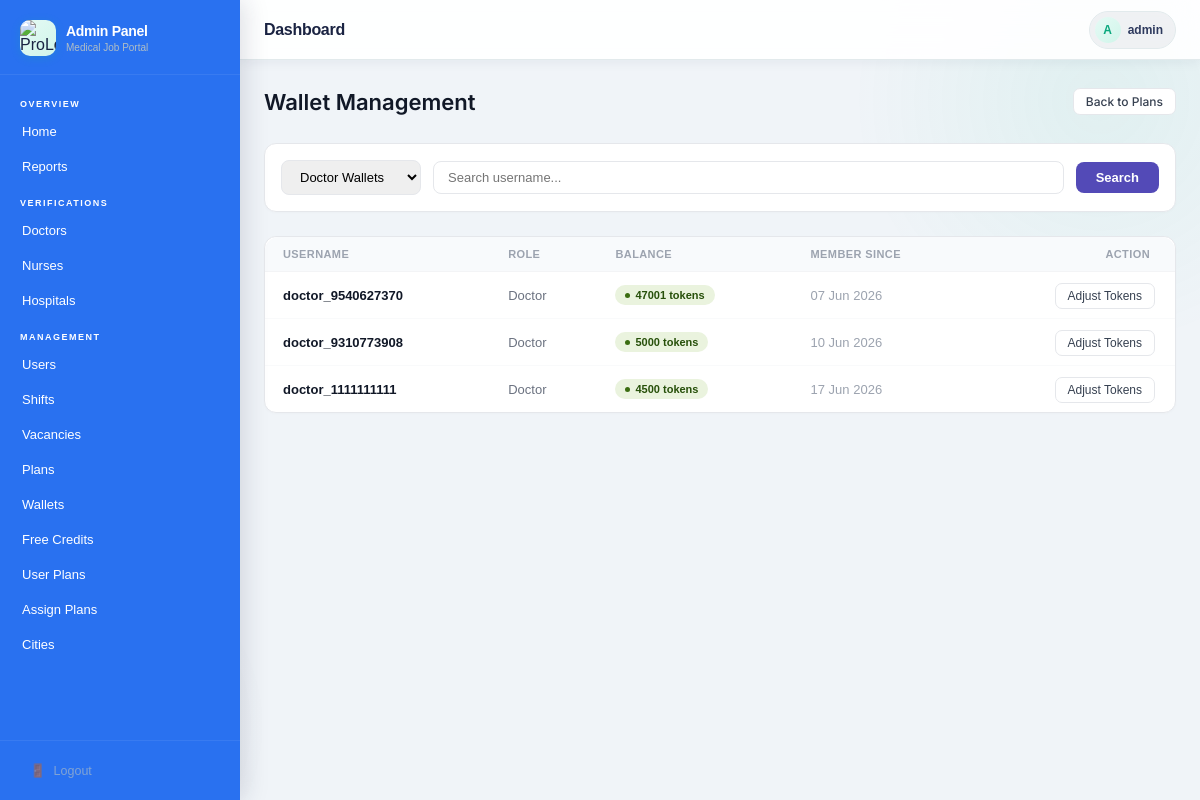
The app's page /plans/wallets/ (signed in) with its own data.
### users/models.py (models this page shows, shortened)
class CustomUser(AbstractUser):
    ROLE_CHOICES = (
        ('doctor', 'Doctor'),
        ('nurse', 'Nurse'),
        ('hospital', 'Hospital'),
        ('admin', 'Admin'),
    )
    role   = models.CharField(max_length=20, choices=ROLE_CHOICES)
    mobile = models.CharField(max_length=10, unique=True, null=True, blank=True)  # ✅ Unique mobile

### plans/models.py (models this page shows, shortened)
class Wallet(models.Model):
    user    = models.OneToOneField(User, on_delete=models.CASCADE, related_name='wallet')
    balance = models.PositiveIntegerField(default=0)

### plans/views.py (the view)
# urls.py: path('wallets/',                    views.wallet_list,      name='admin_wallet_list'),
@login_required
@user_passes_test(is_admin)
def wallet_list(request):
    role   = request.GET.get('role', 'doctor')
    search = request.GET.get('search', '').strip()
    wallets = Wallet.objects.select_related('user').filter(user__role=role).order_by('-balance')
    if search:
        wallets = wallets.filter(user__username__icontains=search)
    return render(request, 'admin_panel/plans/wallet_list.html', {
        'wallets': wallets, 'role': role, 'search': search,
    })

### plans/context_processors.py (called while the page is built, shortened)
def plan_permissions(request):
    active_plan = get_active_plan(request.user)
    can_view_shifts   = False
    can_view_urgent   = False
    can_apply_vacancy = False
    can_post_shift    = False
    can_post_shift_h   = False
    can_post_vacancy_h = False
    return {
         'ctx_can_view_shifts':    can_view_shifts,
    'ctx_can_view_urgent':    can_view_urgent,
    'ctx_can_apply_vacancy':  can_apply_vacancy,
    'ctx_can_post_shift':     can_post_shift or can_post_shift_h,
    'ctx_can_post_vacancy':   can_post_vacancy_h,
    }

### plans/utils.py (called while the page is built, shortened)
def get_active_plan(user):
    plan = UserPlan.objects.filter(user=user, is_active=True).first()
    if not plan:
        return None

### plans/views.py (called while the page is built)
def is_admin(user):
    return user.is_authenticated and user.is_staff

### admin_panel/templates/admin_panel/plans/wallet_list.html (shortened to what this page needs)
{% extends 'admin_panel/base.html' %}
{% block content %}
<div class="dash-wrap">
  <div class="top-bar">
    <div class="top-bar-title">Wallet Management</div>
    <a href="{% url 'admin_plan_list' %}" class="view-btn">Back to Plans</a>
  </div>
  <div class="filter-card">
    <form method="get" class="f-form" style="display: flex; gap: 12px; align-items: center;">
      <select name="role" class="f-input" onchange="this.form.submit()" style="min-width: 140px;">
        <option value="doctor" {% if role == 'doctor' %}selected{% endif %}>Doctor Wallets</option>
      </select>
      <input type="text" name="search" class="f-input" placeholder="Search username..." value="{{ search }}" style="flex: 1;">
      <button type="submit" class="btn-search">Search</button>
    </form>
  </div>
  <div class="reg-card">
    <div class="desktop-table">
      <table>
        <thead>
          <tr>
            <th>Username</th>
            <th>Role</th>
            <th>Balance</th>
            <th>Member Since</th>
            <th style="text-align: right; padding-right: 25px;">Action</th>
          </tr>
        </thead>
        <tbody>
          {% for wallet in wallets %}
          <tr>
            <td style="font-weight: 600;">{{ wallet.user.username }}</td>
            <td style="color: #6b7280; text-transform: capitalize;">{{ wallet.user.role }}</td>
            <td>
              <span class="badge-bal {% if wallet.balance > 0 %}bal-positive{% else %}bal-zero{% endif %}">
                {{ wallet.balance }} tokens
              </span>
            </td>
            <td style="color: #9ca3af;">{{ wallet.user.date_joined|date:"d M Y" }}</td>
            <td style="text-align: right; padding-right: 20px;">
              <a href="{% url 'admin_wallet_detail' wallet.user.pk %}" class="view-btn">
                Adjust Tokens
              </a>
            </td>
          </tr>
          {% empty %}
          <tr>
            <td colspan="5" style="text-align: center; padding: 40px; color: #9ca3af;">
              No wallets found matching your criteria.
            </td>
          </tr>
          {% endfor %}
        </tbody>
      </table>
    </div>
  </div>
</div>
{% endblock %}

### admin_panel/templates/admin_panel/base.html (shortened to what this page needs)
{% load static %}
<!DOCTYPE html>
<html lang="hi">
<head>
</head>
<body>
<aside class="sidebar" id="sidebar">
  <div class="sidebar-brand">
      <div class="logo-icon">
        <img src="{% static 'users/images/Black_and_White_Circular_Art___Design_Logo-removebg-preview.png' %}"
          alt="ProLocum Logo">
      </div>
    <div class="brand-text">
      <h1>Admin Panel</h1>
      <p>Medical Job Portal</p>
    </div>
  </div>
  <nav class="sidebar-nav">
    <div class="nav-section-label">Overview</div>
    <a href="{% url 'admin_dashboard' %}" class="nav-link {% if request.resolver_match.url_name == 'admin_dashboard' %}active{% endif %}">
   Home
    </a>
    <a href="{% url 'admin_reports' %}" class="nav-link {% if request.resolver_match.url_name == 'admin_reports' %}active{% endif %}">
Reports
    </a>
    <div class="nav-section-label">Verifications</div>
    <a href="{% url 'admin_applications' %}?role=doctor&status=pending" class="nav-link">
     Doctors
    </a>
    <a href="{% url 'admin_applications' %}?role=nurse&status=pending" class="nav-link">
   Nurses
    </a>
    <a href="{% url 'admin_applications' %}?role=hospital&status=pending" class="nav-link">
       Hospitals
    </a>
    <div class="nav-section-label">Management</div>
    <a href="{% url 'admin_user_list' %}" class="nav-link {% if request.resolver_match.url_name == 'admin_user_list' %}active{% endif %}">
       Users
    </a>
    <a href="{% url 'admin_shift_list' %}" class="nav-link {% if request.resolver_match.url_name == 'admin_shift_list' %}active{% endif %}">
       Shifts
    </a>
    <a href="{% url 'admin_vacancy_list' %}" class="nav-link {% if request.resolver_match.url_name == 'admin_vacancy_list' %}active{% endif %}">
       Vacancies
    </a>
    <a href="{% url 'admin_plan_list' %}" class="nav-link ">
       Plans
    </a>
    <a href="{% url 'admin_wallet_list' %}" class="nav-link ">
       Wallets
    </a>
    <a href="{% url 'admin_default_credits' %}" class="nav-link ">
       Free Credits
    </a>
<a href="{% url 'admin_user_plan_list' %}" class="nav-link ">
    User Plans
</a>
<a href="{% url 'admin_all_users_plan' %}" class="nav-link">
    Assign Plans
</a>
<a href="{% url 'admin_city_list' %}" class="nav-link {% if request.resolver_match.url_name == 'admin_city_list' %}active{% endif %}">
     Cities
</a>
  </nav>
  <div class="sidebar-footer">
    <a href="{% url 'logout' %}"><span>🚪</span> Logout</a>
  </div>
</aside>
<main class="main">
  <div class="topbar">
    <div class="topbar-left">
      <span class="topbar-title">{% block page_title %}Dashboard{% endblock %}</span>
    </div>
    <div class="topbar-right">
      <div class="user-chip">
        <div class="user-avatar">{{ request.user.username|first|upper }}</div>
        <span class="user-name">{{ request.user.username }}</span>
      </div>
    </div>
  </div>
  <div class="content">
    {% block content %}{% endblock %}
  </div>
</main>
</body>
</html>

### admin_panel/templates/admin_panel/plans/wallet_list.html (style rules this page uses)
.dash-wrap { padding: 4px 0 32px; font-family: 'Inter', sans-serif; }
.top-bar { display: flex; align-items: center; justify-content: space-between; margin-bottom: 28px; }
.top-bar-title { font-size: 22px; font-weight: 600; color: #111827; margin: 0; }
.filter-card { background: #fff; border: 1px solid #e5e7eb; border-radius: 12px; padding: 16px; margin-bottom: 24px; box-shadow: 0 1px 3px rgba(0,0,0,0.02); }
.f-input { padding: 8px 14px; border-radius: 8px; border: 1px solid #e5e7eb; font-size: 13px; outline: none; transition: border-color 0.15s; }
.btn-search { background: #534AB7; color: #fff; border: none; padding: 8px 20px; border-radius: 8px; font-size: 13px; font-weight: 600; cursor: pointer; }
.reg-card { background: #fff; border: 1px solid #e5e7eb; border-radius: 12px; overflow: hidden; box-shadow: 0 1px 3px rgba(0,0,0,0.02); }
.desktop-table { width: 100%; }
.desktop-table table { width: 100%; border-collapse: collapse; }
.desktop-table th { font-size: 11px; font-weight: 700; color: #9ca3af; text-transform: uppercase; letter-spacing: .4px; padding: 11px 18px; text-align: left; border-bottom: 1px solid #f3f4f6; }
.desktop-table td { padding: 13px 18px; font-size: 13px; color: #111827; border-bottom: 1px solid #f9fafb; vertical-align: middle; }
.badge-bal { display: inline-flex; align-items: center; gap: 5px; font-size: 11px; font-weight: 700; padding: 4px 10px; border-radius: 99px; }
.badge-bal::before { content: ''; width: 5px; height: 5px; border-radius: 50%; }
.bal-positive { background: #EAF3DE; color: #27500A; }
.bal-positive::before { background: #3B6D11; }
.view-btn { font-size: 12px; font-weight: 500; padding: 5px 12px; border-radius: 7px; border: 1px solid #e5e7eb; background: #fff; color: #374151; text-decoration: none; }

### records on screen
CustomUser: user.username|first "A", user.username "admin"
Wallet: user.username "doctor_9540627370", user.role "Doctor", balance "47001", user.date_joined "07 Jun 2026"
Wallet: user.username "doctor_9310773908", user.role "Doctor", balance "5000", user.date_joined "10 Jun 2026"
Wallet: user.username "doctor_1111111111", user.role "Doctor", balance "4500", user.date_joined "17 Jun 2026"
